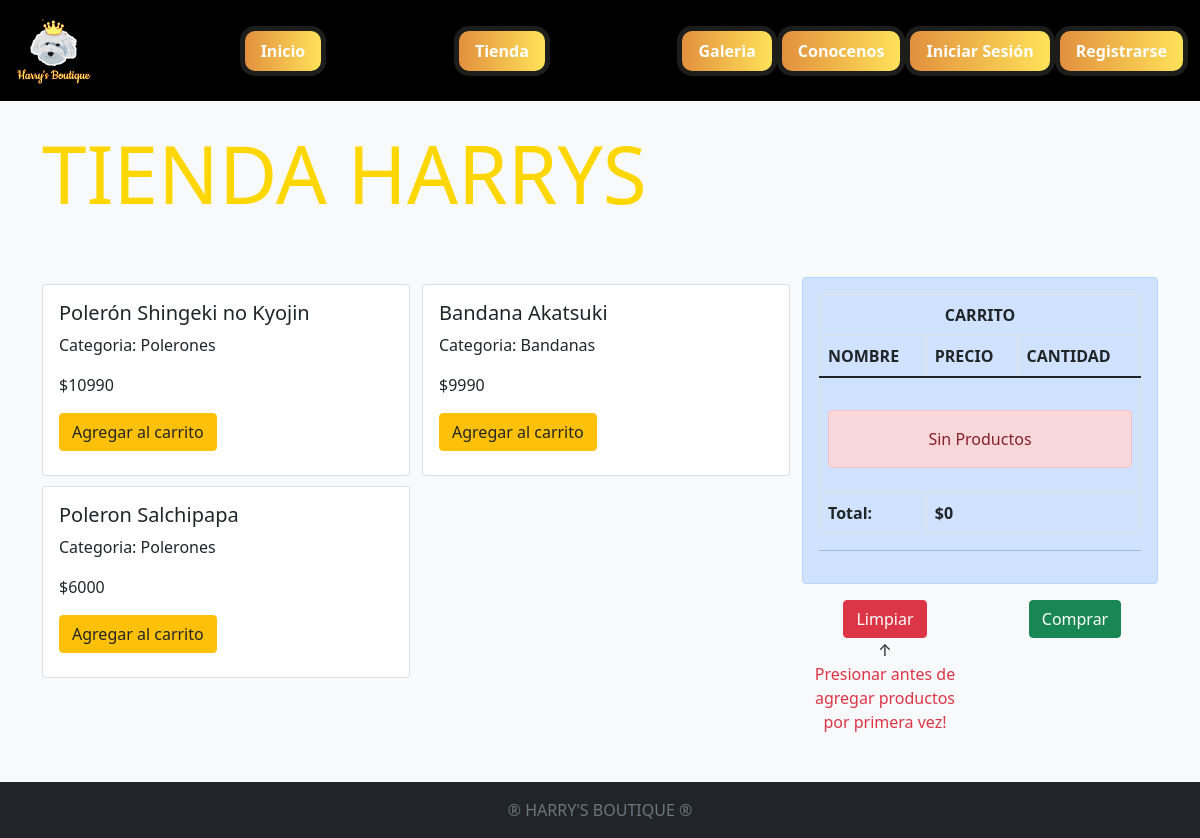
The app's page /tienda/ with its own data.
### core/models.py (models this page shows, shortened)
class Producto(models.Model):
    nombre = models.CharField(max_length=200)
    valor = models.IntegerField()
    anio = models.IntegerField()
    categoria = models.ForeignKey(Categoria, on_delete=CASCADE)
    descripcion = models.TextField(null=True, blank=True)
    fecha_publicacion = models.DateField()

class Categoria(models.Model):
    nombre = models.CharField(max_length=80)
    def __str__(self):
        return self.nombre

### core/views.py (the view)
# urls.py: path('tienda/', tienda, name="tienda"),
def tienda(request):
    productos = Producto.objects.all()
    return render(request,'harrys/tienda.html', {'productos':productos})

### core/context_processor.py (called while the page is built)
def total_carrito(request):
    total = 0
    if "carrito" in request.session.keys():
        for key, value in request.session["carrito"].items():
            total += int(value["acumulado"])
    return {"total_carrito": total}

### core/templates/harrys/tienda.html
{% extends 'harrys/base.html' %}
{% load static %}
{% block contenido %}
<div class="container">
    <br>
    <div class="row">
        <div class="col-12 align-self-centerr"><h1 class="display-1">TIENDA HARRYS</h1></div>
    </div>
    <div class="row">
        <div class="col-8">
            <div class="row" style="padding: 2px 0;">
                <div class="col-12">
                    <div class="row">
                        {% for producto in productos %}
                        <div class="col-6">
                            <div class="card" style="height:12rem; width:23rem; margin: 5px 0px;">
                                <div class="card-body">
                                    <h5 class="card-tittle">{{producto.nombre}}</h5>
                                    <p class="card-text">Categoria: {{producto.categoria}}</p>
                                    <p class="card-text">${{producto.valor}}</p>
                                    <a href="{%url 'Add' producto.id %}" class="btn btn-warning">Agregar al carrito</a>
                                </div>
                            </div>
                        </div>
                        {% endfor %}
                    </div>
                </div>
            </div>
        </div>
        <div class="col-4">
            {% include "harrys/carrito.html" %}
        </div>
    </div>
</div>
{% endblock %}

### core/static/core/CSS/style.css (style rules this page uses)
:root { --color-blue-medium: #8fe2e4; --color-purple: #632ce7; --color-white: #FFFFFF; }
a { color:inherit !important; }
h1 { color: gold; }
.container > .row { margin-bottom: 3rem; }

### records on screen
Producto: nombre "Polerón Shingeki no Kyojin", categoria "Polerones", valor "10990"
Producto: nombre "Bandana Akatsuki", categoria "Bandanas", valor "9990"
Producto: nombre "Poleron Salchipapa", categoria "Polerones", valor "6000"

### other values on screen
{{ total_carrito }} "0"
